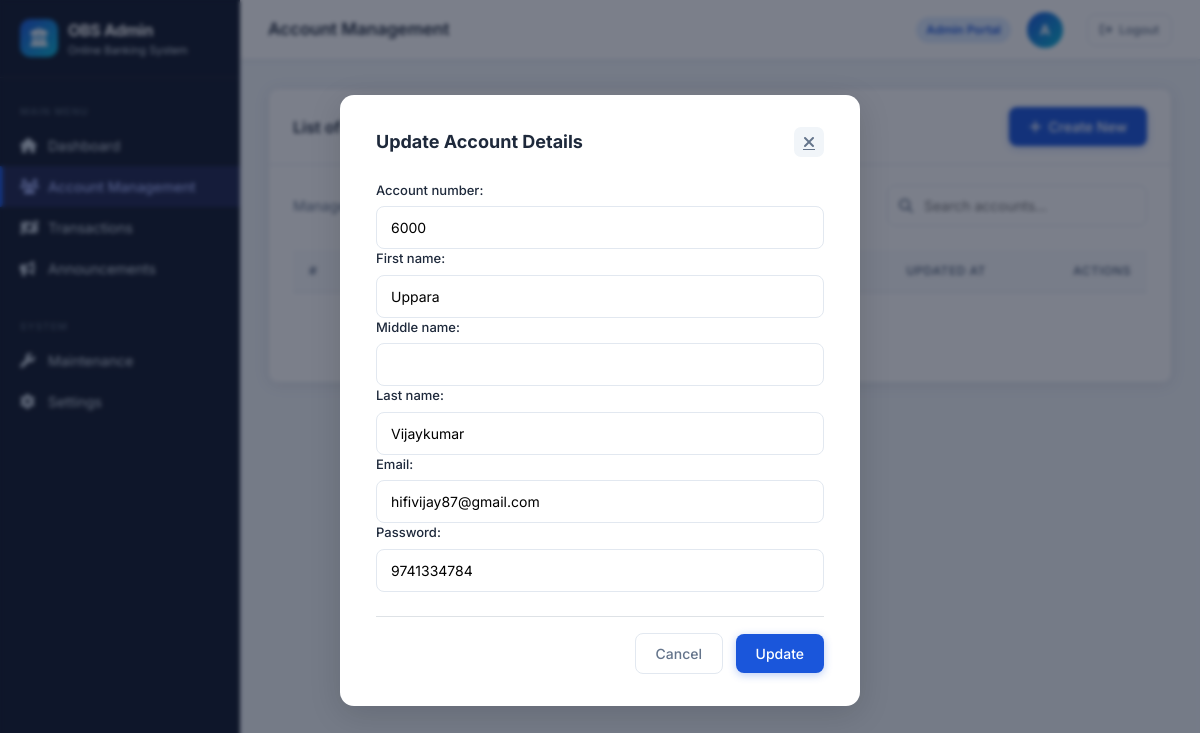
Screenshot of /up_account/8/ with the database file from the repository.
### application/models.py (models this page shows)
class account(models.Model):
    Account_number=models.CharField(max_length=50)
    First_name=models.CharField(max_length=50)
    Middle_name=models.CharField(max_length=50,blank=True)
    Last_name=models.CharField(max_length=50,blank=True)
    Email=models.EmailField(max_length=254)
    Password=models.CharField(max_length=50)
    Pin=models.CharField(max_length=50)
    Current_balance=models.IntegerField(default=0)
    Created_at=models.DateTimeField(auto_now_add=True)
    Updated_at=models.DateTimeField(auto_now=True)
    Deposit_amount=models.IntegerField(default=0)
    Dep_date=models.DateTimeField(auto_now_add=True)
    Withdraw_amount=models.IntegerField(default=0)
    With_date=models.DateTimeField(auto_now_add=True)
    Transfor_amount_from=models.IntegerField(default=0)

### application/views.py (the view)
# urls.py: path('up_account/<int:id>/', views.up_account, name='up_account'),
def up_account(request,id):
  a=account.objects.get(id=id)
  if request.method=="POST":
    y=account_form(request.POST, instance=a)
    if y.is_valid():
      y.save()
  else:
      y=account_form(instance=a)
  return render(request,'account.html',{'y':y})

### application/forms.py
class account_form(forms.ModelForm):
        class Meta:
            model=account
            fields=("Account_number","First_name","Middle_name","Last_name","Email","Password")

### template/account.html (shortened to what this page needs)
<!DOCTYPE html>
{% load static %}
<html lang="en">
<head>
  <link rel="stylesheet" href="https://cdn.jsdelivr.net/npm/bootstrap@5.3.2/dist/css/bootstrap.min.css">
  <link rel="stylesheet" href="https://cdnjs.cloudflare.com/ajax/libs/font-awesome/6.5.0/css/all.min.css">
  <link href="{% static 'css/dash.css' %}" rel="stylesheet">
</head>
<body>
<div class="obs-wrapper">
  <aside class="obs-sidebar" id="sidebar">
    <a href="{% url 'dash' %}" class="sidebar-brand">
      <div class="brand-icon"><i class="fa-solid fa-building-columns"></i></div>
      <div class="brand-text">OBS Admin<span>Online Banking System</span></div>
    </a>
    <div class="sidebar-nav">
      <div class="sidebar-section-title">Main Menu</div>
      <a href="{% url 'dash' %}" class="sidebar-link">
        <i class="fa-solid fa-house"></i> Dashboard
      </a>
      <a href="{% url 'account' %}" class="sidebar-link active">
        <i class="fa-solid fa-users"></i> Account Management
      </a>
      <a href="{% url 'tran_admin' %}" class="sidebar-link">
        <i class="fa-solid fa-money-bill-transfer"></i> Transactions
      </a>
      <a href="{% url 'announcement' %}" class="sidebar-link">
        <i class="fa-solid fa-bullhorn"></i> Announcements
      </a>
      <div class="sidebar-section-title mt-3">System</div>
      <a href="#" class="sidebar-link">
        <i class="fa-solid fa-wrench"></i> Maintenance
      </a>
      <a href="#" class="sidebar-link">
        <i class="fa-solid fa-gear"></i> Settings
      </a>
    </div>
  </aside>
  <main class="obs-main">
    <header class="obs-topbar">
      <div class="topbar-left">
        <div class="topbar-title">Account Management</div>
      </div>
      <div class="topbar-right">
        <span class="topbar-badge">Admin Portal</span>
        <div class="topbar-avatar">A</div>
        <a href="{% url 'login' %}" class="obs-btn obs-btn-outline obs-btn-sm ms-2">
          <i class="fa-solid fa-arrow-right-from-bracket"></i> Logout
        </a>
      </div>
    </header>
    <div class="obs-content">
      <div class="obs-card mb-4">
        <div class="obs-card-header">
          <div class="obs-card-title">List of Accounts</div>
          <a href="{% url 'add_account' %}" class="obs-btn obs-btn-primary">
            <i class="fa-solid fa-plus"></i> Create New
          </a>
        </div>
        <div class="obs-card-body">
          <div class="d-flex justify-content-between align-items-center mb-4">
            <div style="font-size: 14px; color: var(--text-muted);">
              Manage all user accounts in the system.
            </div>
            <form action="{% url 'account' %}" method="get" class="obs-search">
              <i class="fa-solid fa-magnifying-glass"></i>
              <input type="text" value="{{query}}" name="query" placeholder="Search accounts...">
            </form>
          </div>
          <div class="obs-table-wrap">
            <table class="obs-table">
              <thead>
                <tr>
                  <th>#</th>
                  <th>Account Number</th>
                  <th>Name</th>
                  <th>Balance</th>
                  <th>Created At</th>
                  <th>Updated At</th>
                  <th class="text-end">Actions</th>
                </tr>
              </thead>
              <tbody>
                {% if x %}
                  {% for i in x %}
                  <tr>
                    <td>{{ i.id }}</td>
                    <td><span class="acc-badge">{{ i.Account_number }}</span></td>
                    <td style="font-weight: 500;">{{ i.First_name }} {{ i.Middle_name }} {{ i.Last_name }}</td>
                    <td style="font-weight: 600;">₹ {{ i.Current_balance }}</td>
                    <td style="color: var(--text-muted);">{{ i.Created_at }}</td>
                    <td style="color: var(--text-muted);">{{ i.Updated_at }}</td>
                    <td class="text-end">
                      <a href="{% url 'up_account' i.id %}" class="obs-btn-icon action-edit" title="Edit">
                        <i class="fa-solid fa-pen-to-square"></i>
                      </a>
                      <a href="{% url 'del_account' i.id %}" class="obs-btn-icon action-delete ms-1" title="Delete">
                        <i class="fa-solid fa-trash-can"></i>
                      </a>
                    </td>
                  </tr>
                  {% endfor %}
                {% else %}
                  <tr>
                    <td colspan="7" class="text-center py-4" style="color: var(--text-muted);">No accounts found.</td>
                  </tr>
                {% endif %}
              </tbody>
            </table>
          </div>
        </div>
      </div>
    </div>
  </main>
</div>
{% if y %}
<div class="obs-modal-backdrop">
  <div class="obs-modal">
    <div class="obs-modal-header">
      <div class="obs-modal-title">Update Account Details</div>
      <a href="{% url 'account' %}" class="obs-modal-close"><i class="fa-solid fa-xmark"></i></a>
    </div>
    <form method="post">
      {{ y }}
      <div class="mt-4 pt-3 border-top text-end">
        <a href="{% url 'account' %}" class="obs-btn obs-btn-outline me-2">Cancel</a>
        <button type="submit" class="obs-btn obs-btn-primary">Update</button>
      </div>
    </form>
  </div>
</div>
{% endif %}
</body>
</html>

### template/account.html (style rules this page uses)
.obs-modal form label { display: block; font-size: 13px; font-weight: 500; color: var(--text-main); margin-bottom: 6px; }
.obs-modal form input, .obs-modal form select, .obs-modal form textarea { width: 100%; padding: 10px 14px; border: 1.5px solid var(--border); border-radius: 8px; font-size: 14px; }

### rows the page displays
account: Account_number "6000", First_name "Uppara", Last_name "Vijaykumar", Email "hifivijay87@gmail.com", Password "9741334784"
